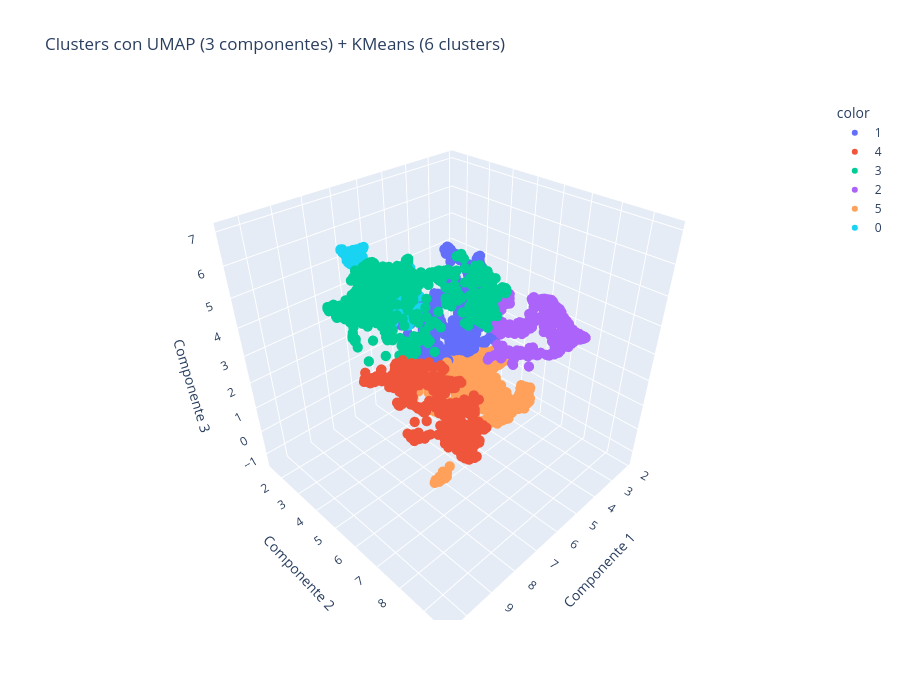

Notebook code cell kept with this figure:
### Code cell
# Gráfico 3D
fig = px.scatter_3d(
    datos_vis, x="comp1", y="comp2", z="comp3",
    color=datos_vis["cluster"].astype(str),
    labels={"comp1": "Componente 1", "comp2": "Componente 2", "comp3": "Componente 3"},
    title="Clusters con UMAP (3 componentes) + KMeans (6 clusters)"
)

# Personalización de puntos
fig.update_traces(
    marker=dict(size=6, line=dict(width=0, color="Black")),
    selector=dict(mode="markers")
)

# Tamaño gráfico
fig.update_layout(
    width=900,
    height=700
)


fig.show()

### Figure 1 — Plotly figure (JSON) as saved in the notebook; plotly's stock layout.template omitted (floating-point values rounded to 4 significant figures; data arrays with more than 128 entries replaced by an {"elided": "..."} marker saying what was removed)
{"data": [{"hovertemplate": "color=1<br>Componente 1=%{x}<br>Componente 2=%{y}<br>Componente 3=%{z}<extra></extra>", "legendgroup": "1", "marker": {"color": "#636efa", "line": {"color": "Black", "width": 0}, "size": 6, "symbol": "circle"}, "mode": "markers", "name": "1", "scene": "scene", "showlegend": true, "type": "scatter3d", "x": {"elided": "831 float values"}, "y": {"elided": "831 float values"}, "z": {"elided": "831 float values"}}, {"hovertemplate": "color=4<br>Componente 1=%{x}<br>Componente 2=%{y}<br>Componente 3=%{z}<extra></extra>", "legendgroup": "4", "marker": {"color": "#EF553B", "line": {"color": "Black", "width": 0}, "size": 6, "symbol": "circle"}, "mode": "markers", "name": "4", "scene": "scene", "showlegend": true, "type": "scatter3d", "x": {"elided": "770 float values"}, "y": {"elided": "770 float values"}, "z": {"elided": "770 float values"}}, {"hovertemplate": "color=3<br>Componente 1=%{x}<br>Componente 2=%{y}<br>Componente 3=%{z}<extra></extra>", "legendgroup": "3", "marker": {"color": "#00cc96", "line": {"color": "Black", "width": 0}, "size": 6, "symbol": "circle"}, "mode": "markers", "name": "3", "scene": "scene", "showlegend": true, "type": "scatter3d", "x": {"elided": "987 float values"}, "y": {"elided": "987 float values"}, "z": {"elided": "987 float values"}}, {"hovertemplate": "color=2<br>Componente 1=%{x}<br>Componente 2=%{y}<br>Componente 3=%{z}<extra></extra>", "legendgroup": "2", "marker": {"color": "#ab63fa", "line": {"color": "Black", "width": 0}, "size": 6, "symbol": "circle"}, "mode": "markers", "name": "2", "scene": "scene", "showlegend": true, "type": "scatter3d", "x": {"elided": "528 float values"}, "y": {"elided": "528 float values"}, "z": {"elided": "528 float values"}}, {"hovertemplate": "color=5<br>Componente 1=%{x}<br>Componente 2=%{y}<br>Componente 3=%{z}<extra></extra>", "legendgroup": "5", "marker": {"color": "#FFA15A", "line": {"color": "Black", "width": 0}, "size": 6, "symbol": "circle"}, "mode": "markers", "name": "5", "scene": "scene", "showlegend": true, "type": "scatter3d", "x": {"elided": "1144 float values"}, "y": {"elided": "1144 float values"}, "z": {"elided": "1144 float values"}}, {"hovertemplate": "color=0<br>Componente 1=%{x}<br>Componente 2=%{y}<br>Componente 3=%{z}<extra></extra>", "legendgroup": "0", "marker": {"color": "#19d3f3", "line": {"color": "Black", "width": 0}, "size": 6, "symbol": "circle"}, "mode": "markers", "name": "0", "scene": "scene", "showlegend": true, "type": "scatter3d", "x": {"elided": "387 float values"}, "y": {"elided": "387 float values"}, "z": {"elided": "387 float values"}}], "layout": {"height": 700, "legend": {"title": {"text": "color"}, "tracegroupgap": 0}, "scene": {"domain": {"x": [0, 1], "y": [0, 1]}, "xaxis": {"title": {"text": "Componente 1"}}, "yaxis": {"title": {"text": "Componente 2"}}, "zaxis": {"title": {"text": "Componente 3"}}}, "title": {"text": "Clusters con UMAP (3 componentes) + KMeans (6 clusters)"}, "width": 900}}
